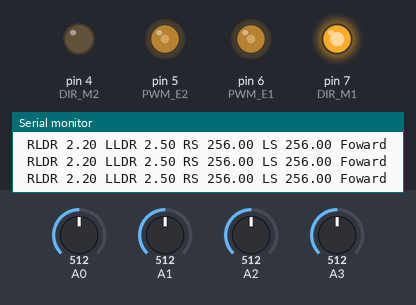
Recording of a sketch running on a simulated Arduino Uno, built with avr-gcc and run on an emulated ATmega328P. Shown: output pins drawn as LEDs (lit = HIGH), the last lines printed to the serial monitor. Inputs (shaded band) come from the test bench; at power-on: A2 = 512, A3 = 512, A0 = 512, A1 = 512.

Above: at 1.2 s.
1.3 s: A2 set to 645
2.8 s: A2 set to 663
At 4.0 s:
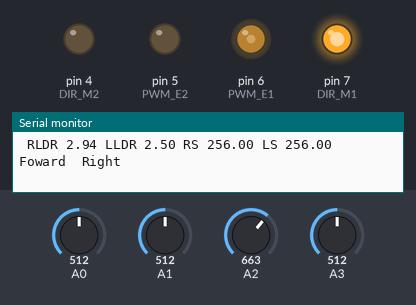
4.3 s: A3 set to 529
At 5.3 s:
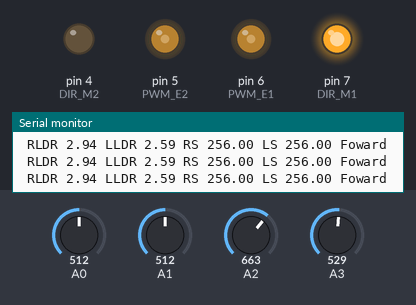
7.3 s: A3 set to 668
8.8 s: A3 set to 701
At 10.1 s:
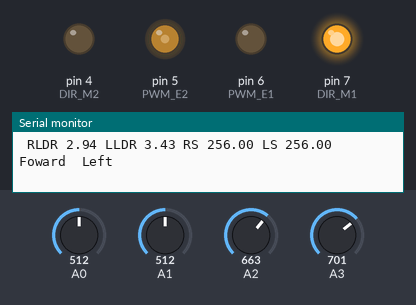
Timing chart, 0 to 11.8 s (numbered marks = the images above; inputs shaded):
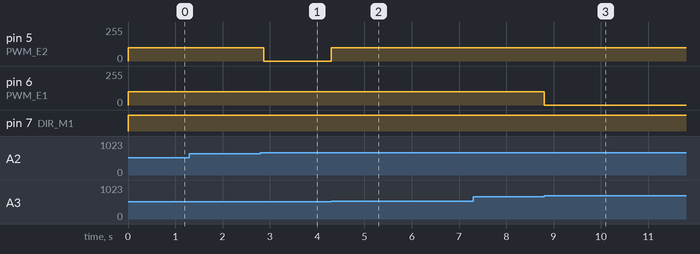

Measured:
- the behaviour switches between 655 and 656 on A2 (found by bisection; images 0 and 1)
- the behaviour switches between 519 and 520 on A3 (found by bisection; images 1 and 2)
- the behaviour switches between 683 and 684 on A3 (found by bisection; images 2 and 3)
- after the input at 2.8 s, pin 5 (PWM_E2): 100/255 → 0/255 after 0.07 s
- after the input at 4.3 s, pin 5 (PWM_E2): 0/255 → 100/255 at once
- after the input at 8.8 s, pin 6 (PWM_E1): 100/255 → 0/255 at once

The sketch:

main.ino
```cpp
int incomingByte ;
 int value;
int PWM_E1 = 6;
int DIR_M1 = 7;
int PWM_E2 = 5;
int DIR_M2 = 4;
int le;
int r;
int s;

// the setup routine runs once when you press reset:
void setup() {
 // initialize serial communication at 9600 bits per second:
  Serial.begin(9600);
 s=1;incomingByte=0;
  pinMode(DIR_M1, OUTPUT);
pinMode(DIR_M2, OUTPUT);
}

// the loop routine runs over and over again forever:
void loop() {

   if (Serial.available() > 0) {
                 // read the incoming byte:
                 incomingByte = Serial.read();

                 // say what you got:
                 Serial.print("I received: ");
                 Serial.println(incomingByte, DEC);
                 if(s==0)s=1;
                 if(s==1)s=0;
         }


  if (s==1){
  // read the input on analog pin 0:
  int RLDR = analogRead(A2);int LLDR = analogRead(A3);int RS = analogRead(A0);int LS = analogRead(A1);
  // Convert the analog reading (which goes from 0 - 1023) to a voltage (0 - 5V):
  float rldr = (RLDR* (5.0 / 1023.0))-.3;float lldr = LLDR * (5.0 / 1023.0);float rs = RS/2;float ls = LS/2;
  // print out the value you read:

  Serial.print(" RLDR ");
  Serial.print(rldr);
  Serial.print(" LLDR ");
  Serial.print(lldr);
   Serial.print(" RS ");
  Serial.print(rs);
  Serial.print(" LS ");
  Serial.print(ls);

  le=1;
  r=1;
  value = 100;


  if(ls<=8)
r=0 ;
  if(rs<=8)
le=0;


if((le+r)>0)
{if(lldr>=(rldr+.4))
le=0;
if((lldr+.4)<=rldr)
r=0;

digitalWrite(DIR_M1,HIGH);
digitalWrite(DIR_M2, LOW);
analogWrite(PWM_E1, value*le);
analogWrite(PWM_E2, value*r);
Serial.print(" Foward ");
 if(r==0)
Serial.print(" Right ");
  if(le==0)
Serial.print(" Left "); }

else if((le+r)==0)
{digitalWrite(DIR_M2,HIGH);
digitalWrite(DIR_M1, LOW);
analogWrite(PWM_E1, value);
analogWrite(PWM_E2, value-100);
Serial.print(" Reverse ");
delay(100);}

delay(100);
  Serial.println("");
  }}
```
